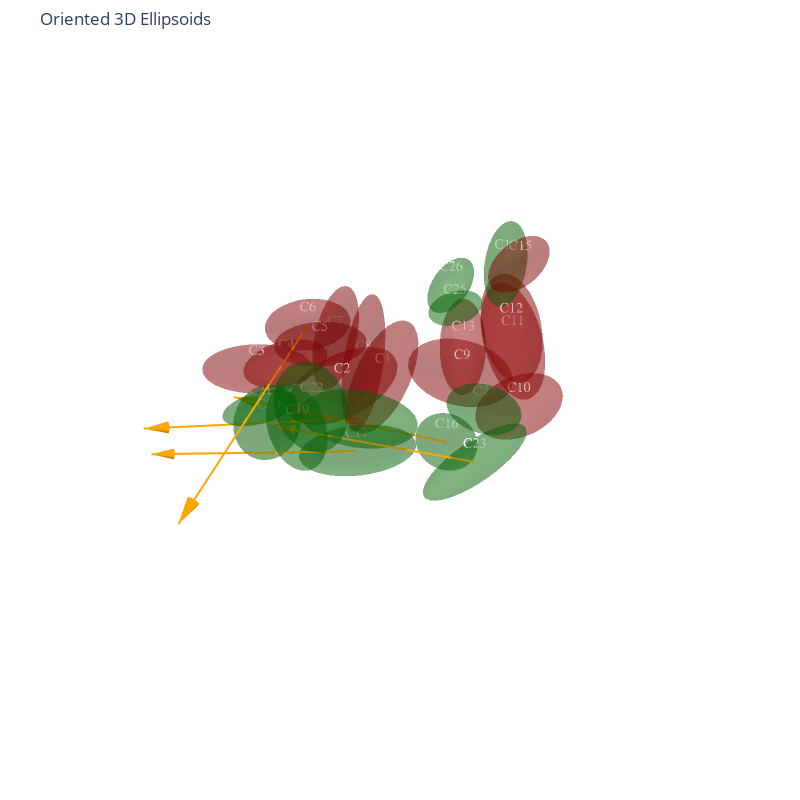

Here is the notebook cell this chart was saved with:
### Code cell
# visualize difference between CMD and SMD
t1, t2 = 0, 3

starting_positions, ending_positions = [], [] 
for c in communities_sorted.keys():
    if c in positions[t1].keys():
        starting_positions.append(positions[t1][c])
    else:
        starting_positions.append(np.zeros((0, 3)))
    if c in positions[t2].keys():
        ending_positions.append(positions[t2][c])
    else:
        ending_positions.append(np.zeros((0, 3)))
        
if "alpha" in integrin:
    starting_positions.append(positions[t1]["transA"])
    starting_positions.append(positions[t1]["transB"])
    ending_positions.append(positions[t2]["transA"])
    ending_positions.append(positions[t2]["transB"])

plot_oriented_ellipsoids(
    starting_positions,
    molecules_list2 = ending_positions,
    domain_colors = domain_colors # color by green/red based on chain 
)

### Figure 1 — Plotly figure (JSON) as saved in the notebook; plotly's stock layout.template omitted (floating-point values rounded to 4 significant figures; data arrays with more than 128 entries replaced by an {"elided": "..."} marker saying what was removed)
{"data": [{"colorscale": [[0, "darkred"], [1, "darkred"]], "hoverinfo": "skip", "opacity": 0.3, "showscale": false, "surfacecolor": {"elided": "30x30 float values"}, "type": "surface", "x": {"elided": "30x30 float values"}, "y": {"elided": "30x30 float values"}, "z": {"elided": "30x30 float values"}}, {"mode": "text", "showlegend": false, "text": ["C1"], "textfont": {"color": "white", "family": "Arial", "size": 14}, "textposition": "top center", "type": "scatter3d", "x": [115.8], "y": [81.35], "z": [70.1]}, {"colorscale": [[0, "darkred"], [1, "darkred"]], "hoverinfo": "skip", "opacity": 0.3, "showscale": false, "surfacecolor": {"elided": "30x30 float values"}, "type": "surface", "x": {"elided": "30x30 float values"}, "y": {"elided": "30x30 float values"}, "z": {"elided": "30x30 float values"}}, {"mode": "text", "showlegend": false, "text": ["C2"], "textfont": {"color": "white", "family": "Arial", "size": 14}, "textposition": "top center", "type": "scatter3d", "x": [135.3], "y": [82.49], "z": [76.03]}, {"colorscale": [[0, "darkred"], [1, "darkred"]], "hoverinfo": "skip", "opacity": 0.3, "showscale": false, "surfacecolor": {"elided": "30x30 float values"}, "type": "surface", "x": {"elided": "30x30 float values"}, "y": {"elided": "30x30 float values"}, "z": {"elided": "30x30 float values"}}, {"mode": "text", "showlegend": false, "text": ["C3"], "textfont": {"color": "white", "family": "Arial", "size": 14}, "textposition": "top center", "type": "scatter3d", "x": [154.6], "y": [62.42], "z": [82.76]}, {"colorscale": [[0, "darkred"], [1, "darkred"]], "hoverinfo": "skip", "opacity": 0.3, "showscale": false, "surfacecolor": {"elided": "30x30 float values"}, "type": "surface", "x": {"elided": "30x30 float values"}, "y": {"elided": "30x30 float values"}, "z": {"elided": "30x30 float values"}}, {"mode": "text", "showlegend": false, "text": ["C4"], "textfont": {"color": "white", "family": "Arial", "size": 14}, "textposition": "top center", "type": "scatter3d", "x": [139.3], "y": [57.56], "z": [76.05]}, {"colorscale": [[0, "darkred"], [1, "darkred"]], "hoverinfo": "skip", "opacity": 0.3, "showscale": false, "surfacecolor": {"elided": "30x30 float values"}, "type": "surface", "x": {"elided": "30x30 float values"}, "y": {"elided": "30x30 float values"}, "z": {"elided": "30x30 float values"}}, {"mode": "text", "showlegend": false, "text": ["C5"], "textfont": {"color": "white", "family": "Arial", "size": 14}, "textposition": "top center", "type": "scatter3d", "x": [134.6], "y": [70.92], "z": [86.61]}, {"colorscale": [[0, "darkred"], [1, "darkred"]], "hoverinfo": "skip", "opacity": 0.3, "showscale": false, "surfacecolor": {"elided": "30x30 float values"}, "type": "surface", "x": {"elided": "30x30 float values"}, "y": {"elided": "30x30 float values"}, "z": {"elided": "30x30 float values"}}, {"mode": "text", "showlegend": false, "text": ["C6"], "textfont": {"color": "white", "family": "Arial", "size": 14}, "textposition": "top center", "type": "scatter3d", "x": [131.3], "y": [60.86], "z": [88.48]}, {"colorscale": [[0, "darkred"], [1, "darkred"]], "hoverinfo": "skip", "opacity": 0.3, "showscale": false, "surfacecolor": {"elided": "30x30 float values"}, "type": "surface", "x": {"elided": "30x30 float values"}, "y": {"elided": "30x30 float values"}, "z": {"elided": "30x30 float values"}}, {"mode": "text", "showlegend": false, "text": ["C7"], "textfont": {"color": "white", "family": "Arial", "size": 14}, "textposition": "top center", "type": "scatter3d", "x": [117.4], "y": [58.07], "z": [75.98]}, {"colorscale": [[0, "darkred"], [1, "darkred"]], "hoverinfo": "skip", "opacity": 0.3, "showscale": false, "surfacecolor": {"elided": "30x30 float values"}, "type": "surface", "x": {"elided": "30x30 float values"}, "y": {"elided": "30x30 float values"}, "z": {"elided": "30x30 float values"}}, {"mode": "text", "showlegend": false, "text": ["C8"], "textfont": {"color": "white", "family": "Arial", "size": 14}, "textposition": "top center", "type": "scatter3d", "x": [110.7], "y": [65.45], "z": [65.86]}, {"colorscale": [[0, "darkred"], [1, "darkred"]], "hoverinfo": "skip", "opacity": 0.3, "showscale": false, "surfacecolor": {"elided": "30x30 float values"}, "type": "surface", "x": {"elided": "30x30 float values"}, "y": {"elided": "30x30 float values"}, "z": {"elided": "30x30 float values"}}, {"mode": "text", "showlegend": false, "text": ["C9"], "textfont": {"color": "white", "family": "Arial", "size": 14}, "textposition": "top center", "type": "scatter3d", "x": [97.63], "y": [102.6], "z": [72.81]}, {"colorscale": [[0, "darkred"], [1, "darkred"]], "hoverinfo": "skip", "opacity": 0.3, "showscale": false, "surfacecolor": {"elided": "30x30 float values"}, "type": "surface", "x": {"elided": "30x30 float values"}, "y": {"elided": "30x30 float values"}, "z": {"elided": "30x30 float values"}}, {"mode": "text", "showlegend": false, "text": ["C10"], "textfont": {"color": "white", "family": "Arial", "size": 14}, "textposition": "top center", "type": "scatter3d", "x": [78.91], "y": [114.9], "z": [55.7]}, {"colorscale": [[0, "darkred"], [1, "darkred"]], "hoverinfo": "skip", "opacity": 0.3, "showscale": false, "surfacecolor": {"elided": "30x30 float values"}, "type": "surface", "x": {"elided": "30x30 float values"}, "y": {"elided": "30x30 float values"}, "z": {"elided": "30x30 float values"}}, {"mode": "text", "showlegend": false, "text": ["C11"], "textfont": {"color": "white", "family": "Arial", "size": 14}, "textposition": "top center", "type": "scatter3d", "x": [50.7], "y": [88.15], "z": [60.1]}, {"colorscale": [[0, "darkred"], [1, "darkred"]], "hoverinfo": "skip", "opacity": 0.3, "showscale": false, "surfacecolor": {"elided": "30x30 float values"}, "type": "surface", "x": {"elided": "30x30 float values"}, "y": {"elided": "30x30 float values"}, "z": {"elided": "30x30 float values"}}, {"mode": "text", "showlegend": false, "text": ["C12"], "textfont": {"color": "white", "family": "Arial", "size": 14}, "textposition": "top center", "type": "scatter3d", "x": [55.27], "y": [90.46], "z": [68.49]}, {"colorscale": [[0, "darkred"], [1, "darkred"]], "hoverinfo": "skip", "opacity": 0.3, "showscale": false, "surfacecolor": {"elided": "30x30 float values"}, "type": "surface", "x": {"elided": "30x30 float values"}, "y": {"elided": "30x30 float values"}, "z": {"elided": "30x30 float values"}}, {"mode": "text", "showlegend": false, "text": ["C13"], "textfont": {"color": "white", "family": "Arial", "size": 14}, "textposition": "top center", "type": "scatter3d", "x": [58.34], "y": [68.7], "z": [52.87]}, {"colorscale": [[0, "darkgreen"], [1, "darkgreen"]], "hoverinfo": "skip", "opacity": 0.3, "showscale": false, "surfacecolor": {"elided": "30x30 float values"}, "type": "surface", "x": {"elided": "30x30 float values"}, "y": {"elided": "30x30 float values"}, "z": {"elided": "30x30 float values"}}, {"mode": "text", "showlegend": false, "text": ["C14"], "textfont": {"color": "white", "family": "Arial", "size": 14}, "textposition": "top center", "type": "scatter3d", "x": [11.67], "y": [51.74], "z": [66.9]}, {"colorscale": [[0, "darkred"], [1, "darkred"]], "hoverinfo": "skip", "opacity": 0.3, "showscale": false, "surfacecolor": {"elided": "30x30 float values"}, "type": "surface", "x": {"elided": "30x30 float values"}, "y": {"elided": "30x30 float values"}, "z": {"elided": "30x30 float values"}}, {"mode": "text", "showlegend": false, "text": ["C15"], "textfont": {"color": "white", "family": "Arial", "size": 14}, "textposition": "top center", "type": "scatter3d", "x": [15.27], "y": [62.29], "z": [71.13]}, {"colorscale": [[0, "darkgreen"], [1, "darkgreen"]], "hoverinfo": "skip", "opacity": 0.3, "showscale": false, "surfacecolor": {"elided": "30x30 float values"}, "type": "surface", "x": {"elided": "30x30 float values"}, "y": {"elided": "30x30 float values"}, "z": {"elided": "30x30 float values"}}, {"mode": "text", "showlegend": false, "text": ["C16"], "textfont": {"color": "white", "family": "Arial", "size": 14}, "textposition": "top center", "type": "scatter3d", "x": [83.71], "y": [84.51], "z": [25.71]}, {"colorscale": [[0, "darkgreen"], [1, "darkgreen"]], "hoverinfo": "skip", "opacity": 0.3, "showscale": false, "surfacecolor": {"elided": "30x30 float values"}, "type": "surface", "x": {"elided": "30x30 float values"}, "y": {"elided": "30x30 float values"}, "z": {"elided": "30x30 float values"}}, {"mode": "text", "showlegend": false, "text": ["C17"], "textfont": {"color": "white", "family": "Arial", "size": 14}, "textposition": "top center", "type": "scatter3d", "x": [112.4], "y": [61.53], "z": [24.79]}, {"colorscale": [[0, "darkgreen"], [1, "darkgreen"]], "hoverinfo": "skip", "opacity": 0.3, "showscale": false, "surfacecolor": {"elided": "30x30 float values"}, "type": "surface", "x": {"elided": "30x30 float values"}, "y": {"elided": "30x30 float values"}, "z": {"elided": "30x30 float values"}}, {"mode": "text", "showlegend": false, "text": ["C18"], "textfont": {"color": "white", "family": "Arial", "size": 14}, "textposition": "top center", "type": "scatter3d", "x": [105.9], "y": [55.38], "z": [34.04]}, {"colorscale": [[0, "darkgreen"], [1, "darkgreen"]], "hoverinfo": "skip", "opacity": 0.3, "showscale": false, "surfacecolor": {"elided": "30x30 float values"}, "type": "surface", "x": {"elided": "30x30 float values"}, "y": {"elided": "30x30 float values"}, "z": {"elided": "30x30 float values"}}, {"mode": "text", "showlegend": false, "text": ["C19"], "textfont": {"color": "white", "family": "Arial", "size": 14}, "textposition": "top center", "type": "scatter3d", "x": [134.4], "y": [53.43], "z": [43.79]}, {"colorscale": [[0, "darkgreen"], [1, "darkgreen"]], "hoverinfo": "skip", "opacity": 0.3, "showscale": false, "surfacecolor": {"elided": "30x30 float values"}, "type": "surface", "x": {"elided": "30x30 float values"}, "y": {"elided": "30x30 float values"}, "z": {"elided": "30x30 float values"}}, {"mode": "text", "showlegend": false, "text": ["C20"], "textfont": {"color": "white", "family": "Arial", "size": 14}, "textposition": "top center", "type": "scatter3d", "x": [138.9], "y": [41.21], "z": [42.16]}, {"colorscale": [[0, "darkgreen"], [1, "darkgreen"]], "hoverinfo": "skip", "opacity": 0.3, "showscale": false, "surfacecolor": {"elided": "30x30 float values"}, "type": "surface", "x": {"elided": "30x30 float values"}, "y": {"elided": "30x30 float values"}, "z": {"elided": "30x30 float values"}}, {"mode": "text", "showlegend": false, "text": ["C21"], "textfont": {"color": "white", "family": "Arial", "size": 14}, "textposition": "top center", "type": "scatter3d", "x": [151.6], "y": [56.75], "z": [63.28]}, {"colorscale": [[0, "darkgreen"], [1, "darkgreen"]], "hoverinfo": "skip", "opacity": 0.3, "showscale": false, "surfacecolor": {"elided": "30x30 float values"}, "type": "surface", "x": {"elided": "30x30 float values"}, "y": {"elided": "30x30 float values"}, "z": {"elided": "30x30 float values"}}, {"mode": "text", "showlegend": false, "text": ["C22"], "textfont": {"color": "white", "family": "Arial", "size": 14}, "textposition": "top center", "type": "scatter3d", "x": [131.3], "y": [59.38], "z": [54.93]}, {"colorscale": [[0, "darkgreen"], [1, "darkgreen"]], "hoverinfo": "skip", "opacity": 0.3, "showscale": false, "surfacecolor": {"elided": "30x30 float values"}, "type": "surface", "x": {"elided": "30x30 float values"}, "y": {"elided": "30x30 float values"}, "z": {"elided": "30x30 float values"}}, {"mode": "text", "showlegend": false, "text": ["C23"], "textfont": {"color": "white", "family": "Arial", "size": 14}, "textposition": "top center", "type": "scatter3d", "x": [86.9], "y": [102.3], "z": [27.63]}, {"colorscale": [[0, "darkgreen"], [1, "darkgreen"]], "hoverinfo": "skip", "opacity": 0.3, "showscale": false, "surfacecolor": {"elided": "30x30 float values"}, "type": "surface", "x": {"elided": "30x30 float values"}, "y": {"elided": "30x30 float values"}, "z": {"elided": "30x30 float values"}}, {"mode": "text", "showlegend": false, "text": ["C24"], "textfont": {"color": "white", "family": "Arial", "size": 14}, "textposition": "top center", "type": "scatter3d", "x": [74.52], "y": [95.59], "z": [42.42]}, {"colorscale": [[0, "darkgreen"], [1, "darkgreen"]], "hoverinfo": "skip", "opacity": 0.3, "showscale": false, "surfacecolor": {"elided": "30x30 float values"}, "type": "surface", "x": {"elided": "30x30 float values"}, "y": {"elided": "30x30 float values"}, "z": {"elided": "30x30 float values"}}, {"mode": "text", "showlegend": false, "text": ["C25"], "textfont": {"color": "white", "family": "Arial", "size": 14}, "textposition": "top center", "type": "scatter3d", "x": [33.53], "y": [41.3], "z": [49.32]}, {"colorscale": [[0, "darkgreen"], [1, "darkgreen"]], "hoverinfo": "skip", "opacity": 0.3, "showscale": false, "surfacecolor": {"elided": "30x30 float values"}, "type": "surface", "x": {"elided": "30x30 float values"}, "y": {"elided": "30x30 float values"}, "z": {"elided": "30x30 float values"}}, {"mode": "text", "showlegend": false, "text": ["C26"], "textfont": {"color": "white", "family": "Arial", "size": 14}, "textposition": "top center", "type": "scatter3d", "x": [34.21], "y": [39.07], "z": [60.09]}, {"line": {"color": "orange", "width": 4}, "mode": "lines", "showlegend": false, "type": "scatter3d", "x": [83.71, 143.7], "y": [84.51, 26.88], "z": [25.71, 49.32]}, {"anchor": "tip", "colorscale": [[0, "orange"], [1, "orange"]], "name": "Top Displacement", "showscale": false, "sizemode": "absolute", "sizeref": 8.649, "type": "cone", "u": [60.02], "v": [-57.63], "w": [23.61], "x": [143.7], "y": [26.88], "z": [49.32]}, {"line": {"color": "orange", "width": 4}, "mode": "lines", "showlegend": false, "type": "scatter3d", "x": [105.9, 182.3], "y": [55.38, 29.13], "z": [34.04, 56.54]}, {"anchor": "tip", "colorscale": [[0, "orange"], [1, "orange"]], "name": "Top Displacement", "showscale": false, "sizemode": "absolute", "sizeref": 8.383, "type": "cone", "u": [76.36], "v": [-26.25], "w": [22.5], "x": [182.3], "y": [29.13], "z": [56.54]}, {"line": {"color": "orange", "width": 4}, "mode": "lines", "showlegend": false, "type": "scatter3d", "x": [131.3, 202.7], "y": [60.86, 87.27], "z": [88.48, 64.38]}, {"anchor": "tip", "colorscale": [[0, "orange"], [1, "orange"]], "name": "Top Displacement", "showscale": false, "sizemode": "absolute", "sizeref": 7.98, "type": "cone", "u": [71.34], "v": [26.41], "w": [-24.1], "x": [202.7], "y": [87.27], "z": [64.38]}, {"line": {"color": "orange", "width": 4}, "mode": "lines", "showlegend": false, "type": "scatter3d", "x": [86.9, 136.0], "y": [102.3, 40.52], "z": [27.63, 38.71]}, {"anchor": "tip", "colorscale": [[0, "orange"], [1, "orange"]], "name": "Top Displacement", "showscale": false, "sizemode": "absolute", "sizeref": 7.975, "type": "cone", "u": [49.15], "v": [-61.82], "w": [11.07], "x": [136.0], "y": [40.52], "z": [38.71]}, {"line": {"color": "orange", "width": 4}, "mode": "lines", "showlegend": false, "type": "scatter3d", "x": [112.4, 180.7], "y": [61.53, 26.86], "z": [24.79, 43.22]}, {"anchor": "tip", "colorscale": [[0, "orange"], [1, "orange"]], "name": "Top Displacement", "showscale": false, "sizemode": "absolute", "sizeref": 7.878, "type": "cone", "u": [68.3], "v": [-34.67], "w": [18.43], "x": [180.7], "y": [26.86], "z": [43.22]}], "layout": {"height": 800, "hovermode": "closest", "margin": {"t": 50}, "scene": {"xaxis": {"showbackground": false, "showgrid": false, "showline": false, "showticklabels": false, "title": {"text": ""}, "zeroline": false}, "yaxis": {"showbackground": false, "showgrid": false, "showline": false, "showticklabels": false, "title": {"text": ""}, "zeroline": false}, "zaxis": {"showbackground": false, "showgrid": false, "showline": false, "showticklabels": false, "title": {"text": ""}, "zeroline": false}}, "showlegend": false, "title": {"text": "Oriented 3D Ellipsoids"}, "width": 800}}
